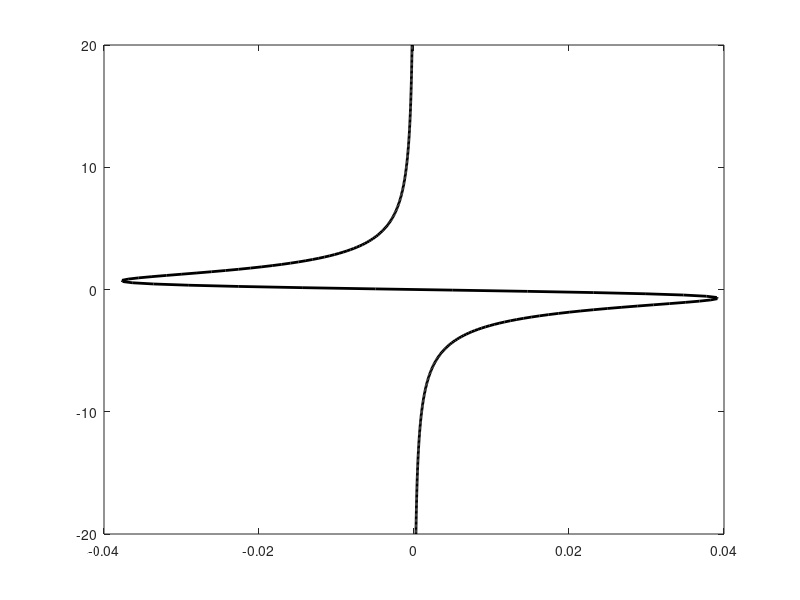

Write MATLAB code to recreate this figure. (Note: this script raises an error after producing the figure.)
%=========================================================================
%  Matlab to compute the velocities and strains Strains due to
%  the penetration of a tube using the Strain Path Method (Baligh, 1985)
%
%  Following the approach of Sagaseta et al (1991)
%
%  This file is responsible of the numerical integration whereas the other
%  file defines the velocity and temporal derivative of strains
%  simbolically and write them into a file
%
%
%  Barcelona, 13 February 2019
%=========================================================================

% V0: To postprocess, run the "SecondPart". It might be run during the
% computation of the first part (in another matlab)

function []=StrainPathMethodTube()

% Define the geometry of the tube
%   the external radius, velocity of the tube are set to one

D_over_T = 10;

% Generate necessary matlab functions
disp('Generate ODE source term')
disp('It may take several minutes, but... you may comment it')
tic;
%SymbolicVelocityDueToTube(D_over_T);
toc
disp('++Generate ODE source term::DONE')


%********************************************************************
%********************************************************************
%********************** VALIDATION AREA *****************************
%************* compare the CSL with the Closed form *****************
if ( true)
    figure(2105)
    zz = linspace(-20, 20, 400);
    verticalStrain = -log( 1 + 2 /D_over_T * zz/2 ...
        ./ ( 1 + 4 * ( zz/2).^2).^(3/2));
    plot( verticalStrain , zz,  'k', 'linewidth', 2)
    hold on
    
    [t,XX] =IntegrateDisplacements( -30, 30, 1e-6, 0);
    hold on; plot(XX(:,4), t-XX(:,2), 'linewidth', 1.5)
    ylim([-20,20])
    hold off
    ll = legend('Baligh et al (1987)', 'Numerical integration', ...
        'location', 'best');
    set(ll, 'interpreter', 'latex');
    
    set(gca, 'FontSize', 12)
    grid minor
    drawnow;
    xlabel('Vertical deformation, $\epsilon_z$', 'interpreter', 'latex')
    ylabel('normalized soil position, $z/R$', 'interpreter', 'latex')
    
end
%****************************************************************
%****************************************************************




[RR, ZZ] = meshgrid([linspace(1e-6, 1, 60), linspace(1.05, 4, 60)],  ...
    linspace(6,-3,150) );
% allocatate memory
rr = 0*RR; zz = rr; disp_radial = rr; disp_vertical = rr;
eR = rr; eZ = rr; eTheta = rr; eRZ = rr;
vr = rr; vz = rr;

InitialZOfTube = -25;
FinalZOfTube = 3;




for jj = 1:size(RR,2)
    tic
    for ii = 1:size(RR,1)
        R = RR(ii,jj); Z = ZZ(ii,jj);
        
        [r, z, epsilon] = IntegrateDisplacements( InitialZOfTube, ...
            FinalZOfTube, R, Z);
        
        rr(ii,jj) = r; zz(ii,jj) = z;
        eR(ii,jj) = epsilon(1); eZ(ii,jj) = epsilon(2);
        eTheta(ii,jj) = epsilon(1); eRZ(ii,jj) = epsilon(4);
        [vr(ii,jj), vz(ii,jj)] = EvaluateVelocity(r, z, FinalZOfTube);
    end
    
    pause(0.0001)
    disp_radial = rr - RR;
    disp_vertical = zz - ZZ;
    
    save('StrainPath.mat', 'rr','RR','zz','ZZ', 'disp_radial', ...
        'disp_vertical', 'ii', 'jj', 'vr', 'vz', ...
        'eR', 'eZ', 'eTheta', 'eRZ', 'D_over_T')
    if ( jj > 3)
        PostProcessResults('StrainPath', 'StrainPath.mat');
        disp(['PostProcess ', num2str(jj), ' of ', num2str( size(RR,2) )] )
        toc
    end
end


save('StrainPath.mat', 'rr','RR','zz','ZZ', 'disp_radial', ...
    'disp_vertical', 'ii', 'jj', 'vr', 'vz', ...
    'eR', 'eZ', 'eTheta', 'eRZ', 'D_over_T')



function [r, z, epsilon] = IntegrateDisplacements(hIni, hEnd, R, Z)

initialCondition = zeros(6,1);
initialCondition(1) = R;
initialCondition(2) = Z;

SourceFunction = @(t,x) AuxiliarFunction(t,x);

[t, xx] = ode45( SourceFunction , [hIni, hEnd], initialCondition);

if (nargout == 3)
    r = xx(end,1);
    z = xx(end,2);
    epsilon = xx(end, 3:6);
elseif (nargout == 2)
    r = t;
    z = xx;
else
    error('not considered case')
end


function [vr, vz] = EvaluateVelocity(r, z, FinalZ)

[a,~] = SourceTermStrainPath(FinalZ, r, z);
vr = a(1);
vz = a(2);

function [dxdt] = AuxiliarFunction(t, x)
r = x(1);
z = x(2);
[a,b] = SourceTermStrainPath(t,r,z);

dxdt = [a';b'];
